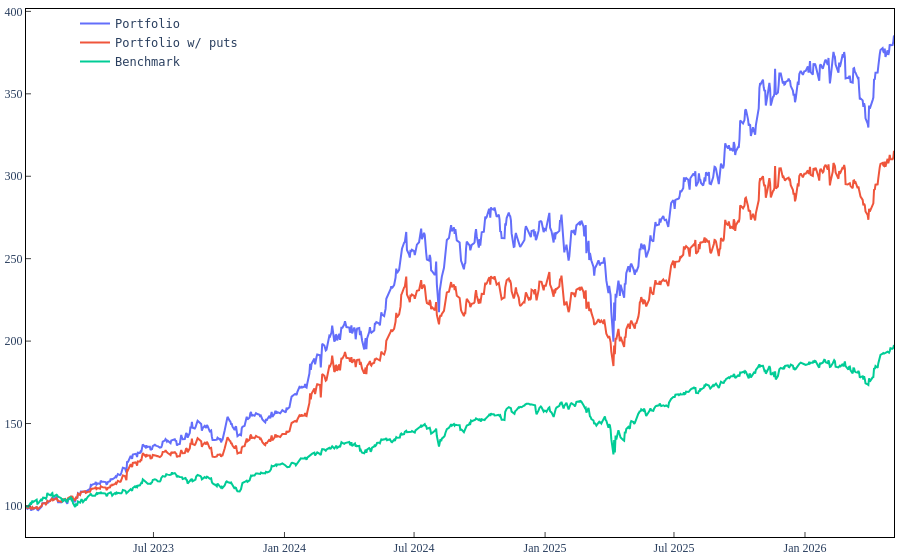

Source (notebook cell):
### Code cell
import plotly.graph_objects as go

red = '#f8766d'
blue = '#619cff'

style_dict = {
    'layout.plot_bgcolor': 'rgba(0, 0, 0, 0)',
    'layout.font.family': 'Times New Roman',
    'layout.xaxis.linecolor': 'black',
    'layout.xaxis.ticks': 'inside',
    'layout.xaxis.mirror': True,
    'layout.xaxis.showline': True,
    'layout.yaxis.linecolor': 'black',
    'layout.yaxis.ticks': 'inside',
    'layout.yaxis.mirror': True,
    'layout.yaxis.showline': True,
    'layout.autosize': False,
    'layout.legend.bgcolor': 'rgba(0, 0, 0, 0)',
    'layout.legend.xanchor': 'right',
    'layout.legend.x': 0.25,
    'layout.legend.font.family': 'monospace',
}

fig = go.Figure()

fig.update(**style_dict)

fig.update_layout(margin=dict(r=5, l=5, t=5, b=5))

fig.add_trace(go.Scatter(x = init_df.index, y = init_df.Open, name="Portfolio", mode='lines'))
fig.add_trace(go.Scatter(x = init_df.index, y = init_df.price_with_put, name="Portfolio w/ puts", mode='lines'))
fig.add_trace(go.Scatter(x = init_df.index, y = init_df.SPY, name="Benchmark", mode='lines'))

fig.write_image(f"graphs/{a}_{mode}_20260506192031.png", scale=4)
fig.show()

### Figure 1 — Plotly figure (JSON) as saved in the notebook; plotly's stock layout.template omitted (floating-point values rounded to 4 significant figures; data arrays with more than 128 entries replaced by an {"elided": "..."} marker saying what was removed)
{"data": [{"mode": "lines", "name": "Portfolio", "type": "scatter", "x": {"elided": "845 str values"}, "y": {"elided": "845 float values"}}, {"mode": "lines", "name": "Portfolio w/ puts", "type": "scatter", "x": {"elided": "845 str values"}, "y": {"elided": "845 float values"}}, {"mode": "lines", "name": "Benchmark", "type": "scatter", "x": {"elided": "845 str values"}, "y": {"elided": "845 float values"}}], "layout": {"autosize": false, "font": {"family": "Times New Roman"}, "legend": {"bgcolor": "rgba(0, 0, 0, 0)", "font": {"family": "monospace"}, "x": 0.25, "xanchor": "right"}, "margin": {"b": 5, "l": 5, "r": 5, "t": 5}, "plot_bgcolor": "rgba(0, 0, 0, 0)", "xaxis": {"linecolor": "black", "mirror": true, "showline": true, "ticks": "inside"}, "yaxis": {"linecolor": "black", "mirror": true, "showline": true, "ticks": "inside"}}}
